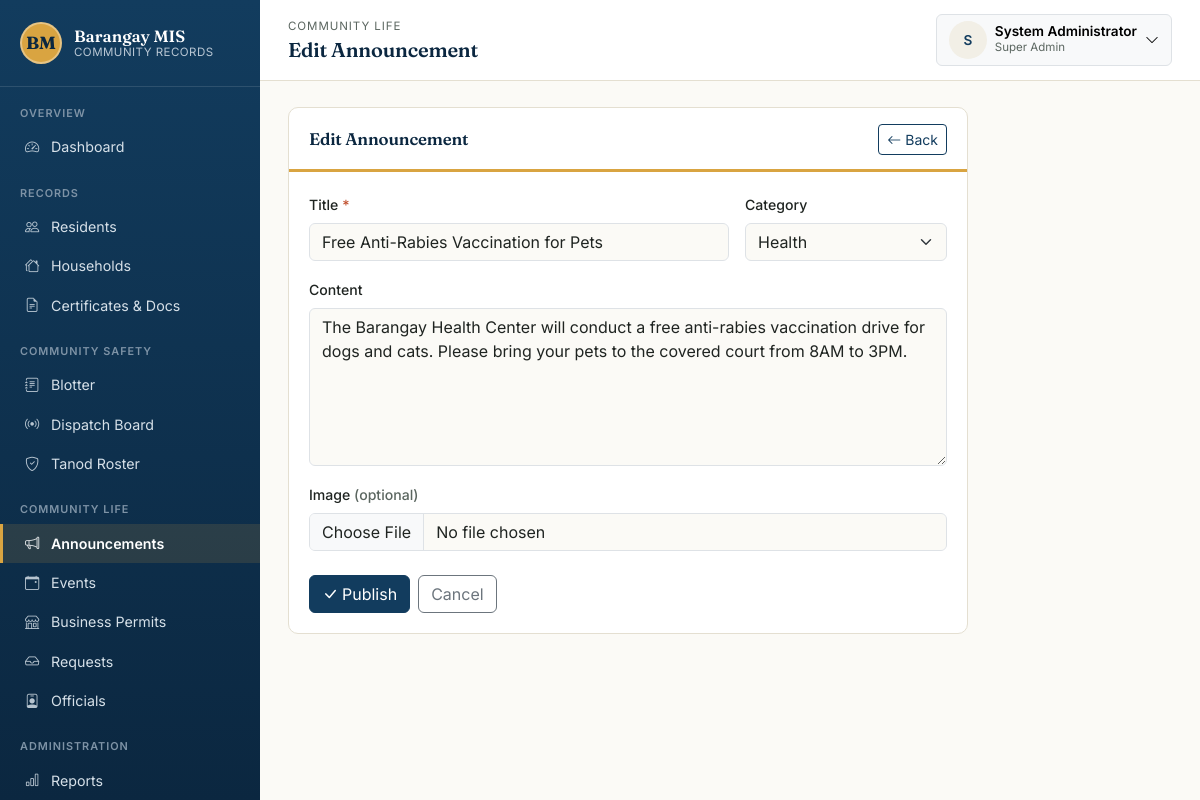
/modules/announcements/form.php?id=1 (signed in), run on the app's committed database.
### tables this page shows
CREATE TABLE announcements (
    id            INT AUTO_INCREMENT PRIMARY KEY,
    title         VARCHAR(200) NOT NULL,
    content       TEXT,
    image         VARCHAR(255),
    category      ENUM('Event','Advisory','Health','Emergency','General') NOT NULL DEFAULT 'General',
    posted_by     INT NULL,
    created_at    TIMESTAMP NOT NULL DEFAULT CURRENT_TIMESTAMP,
    FOREIGN KEY (posted_by) REFERENCES users(id) ON DELETE SET NULL
);

### includes/functions.php (called while the page is built, shortened)
<?php
function clean(?string $value): string
{
    return htmlspecialchars(trim($value ?? ''), ENT_QUOTES, 'UTF-8');
}

### modules/announcements/form.php (the view, shortened to what this page needs)
<?php
require_once __DIR__ . '/../../config.php';
require_once __DIR__ . '/../../includes/functions.php';
$id = isset($_GET['id']) ? (int)$_GET['id'] : null;
$item = ['title' => '', 'content' => '', 'category' => 'General', 'image' => null];
if ($id) {
    $stmt = $pdo->prepare('SELECT * FROM announcements WHERE id = ?');
    $stmt->execute([$id]);
    $found = $stmt->fetch();
    $item = $found;
}
require_once __DIR__ . '/../../includes/header.php';
?>
<div class="panel" style="max-width:680px;">
    <div class="panel-header">
        <h2><?= $id ? 'Edit Announcement' : 'Post a New Announcement' ?></h2>
        <a href="<?= BASE_URL ?>/modules/announcements/list.php" class="btn btn-sm btn-outline-primary"><i class="bi bi-arrow-left me-1"></i>Back</a>
    </div>
    <div class="panel-body">
        <form method="post" enctype="multipart/form-data" novalidate>
            <div class="row g-3">
                <div class="col-md-8">
                    <label class="form-label">Title <span class="required-mark">*</span></label>
                    <input type="text" name="title" class="form-control" required value="<?= clean($item['title']) ?>">
                </div>
                <div class="col-md-4">
                    <label class="form-label">Category</label>
                    <select name="category" class="form-select">
                        <?php foreach (['Event','Advisory','Health','Emergency','General'] as $c): ?>
                            <option value="<?= $c ?>" <?= $item['category'] === $c ? 'selected' : '' ?>><?= $c ?></option>
                        <?php endforeach; ?>
                    </select>
                </div>
                <div class="col-12">
                    <label class="form-label">Content</label>
                    <textarea name="content" rows="6" class="form-control"><?= clean($item['content']) ?></textarea>
                </div>
                <div class="col-12">
                    <label class="form-label">Image <span class="text-soft">(optional)</span></label>
                    <input type="file" name="image" class="form-control" accept="image/jpeg,image/png,image/webp">
                </div>
            </div>
            <div class="mt-4 d-flex gap-2">
                <button type="submit" class="btn btn-primary"><i class="bi bi-check-lg me-1"></i>Publish</button>
                <a href="<?= BASE_URL ?>/modules/announcements/list.php" class="btn btn-outline-secondary">Cancel</a>
            </div>
        </form>
    </div>
</div>
<?php require_once __DIR__ . '/../../includes/footer.php'; ?>

### assets/css/style.css (style rules this page uses)
:root { --bagong-blue: #123C5E; --bagong-blue-dark: #0B2740; --bagong-blue-light: #1E5583; --paper: #FBFAF6; --paper-dim: #F2EFE6; --palay-gold: #D9A441; --palay-gold-dark: #B9832F; --adobe: #C1502E; --talahib: #4C7A5E; --ink: #1F2421; --ink-soft: #5B6660; --hairline: #E4DFD1; --font-display: 'Fraunces', Georgia, serif; --font-body: 'Inter', -apple-system, Segoe UI, Roboto, sans-serif; --font-mono: 'JetBrains Mono', SFMono-Regular, Menlo, monospace; --bs-primary: var(--bagong-blue); --bs-body-font-family: var(--font-body); --bs-body-color: var(--ink); --bs-body-bg: var(--paper); }
* { box-sizing: border-box; }
body { background: var(--paper); color: var(--ink); font-family: var(--font-body); }
h1, h2, h3, h4, .display-font { font-family: var(--font-display); font-weight: 600; letter-spacing: -0.01em; color: var(--bagong-blue-dark); }
a { color: var(--bagong-blue); }
.panel { background: #fff; border: 1px solid var(--hairline); border-radius: 10px; margin-bottom: 22px; overflow: hidden; }
.panel-header { display: flex; align-items: center; justify-content: space-between; gap: 12px; padding: 16px 20px 14px; border-bottom: 3px solid var(--palay-gold); flex-wrap: wrap; }
.panel-header h2, .panel-header h3 { margin: 0; font-size: 1.05rem; }
.panel-body { padding: 20px; }
.btn-primary { background: var(--bagong-blue); border-color: var(--bagong-blue); }
.btn-outline-primary { color: var(--bagong-blue); border-color: var(--bagong-blue); }
.text-soft { color: var(--ink-soft); }
.required-mark { color: var(--adobe); }
.form-label { font-weight: 500; font-size: 0.88rem; }

### data on the page
announcements: title "Free Anti-Rabies Vaccination for Pets", category "Health", content "The Barangay Health Center will conduct a free anti-rabies vaccination drive for dogs and cats. Please bring your pets to the covered court from 8AM to 3PM."

### other printed values
$label "Dashboard Residents Households Certificates & Docs Blotter Dispatch Board Tanod Roster Announcements Events Business Permits Requests Officials Reports"
$breadcrumbEyebrow "COMMUNITY LIFE"
$pageTitle "Edit Announcement"
mb_strtoupper(mb_substr(current_full_name() ?: '?', 0, 1)) "S"
current_full_name() "System Administrator"
role_label(current_role()) "Super Admin"
